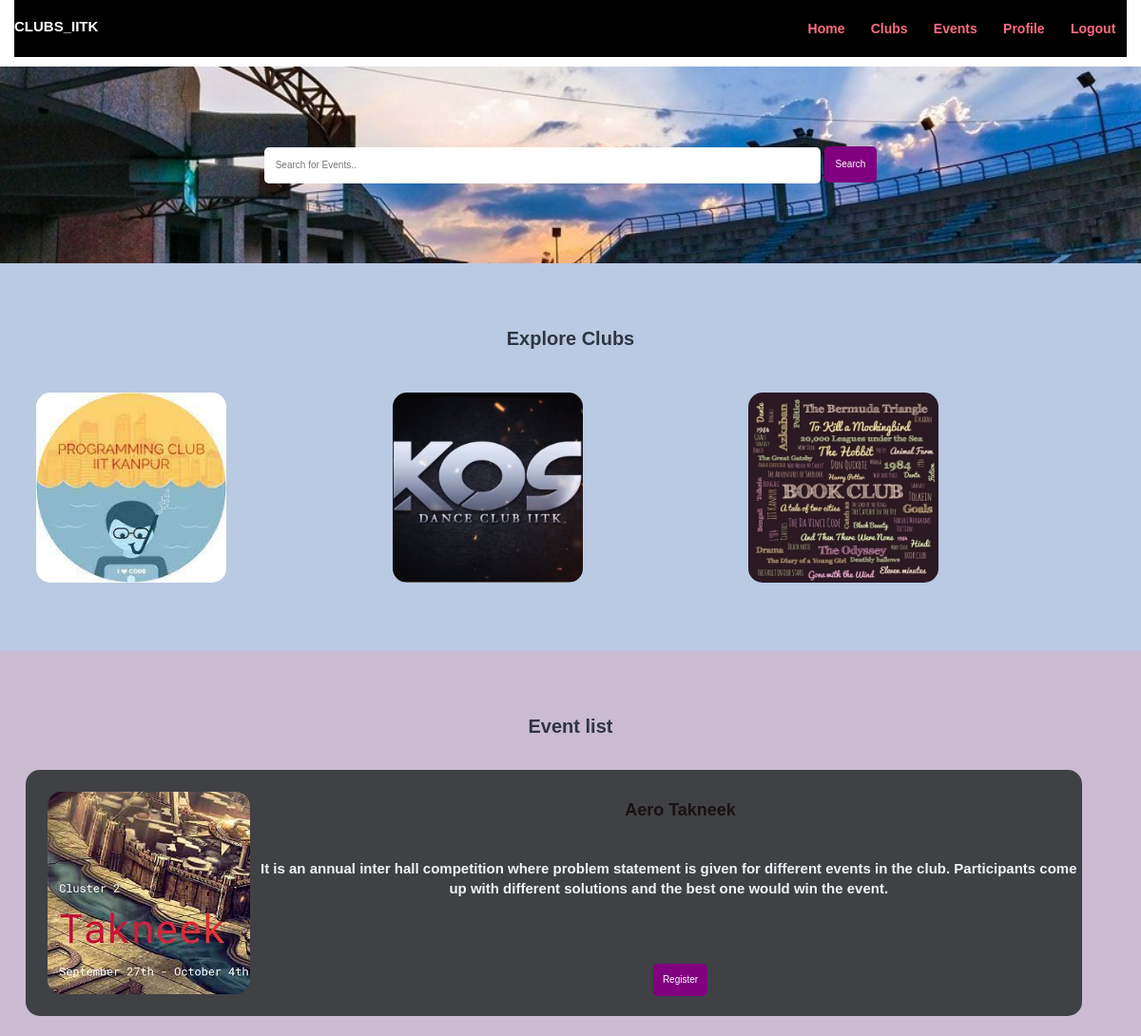
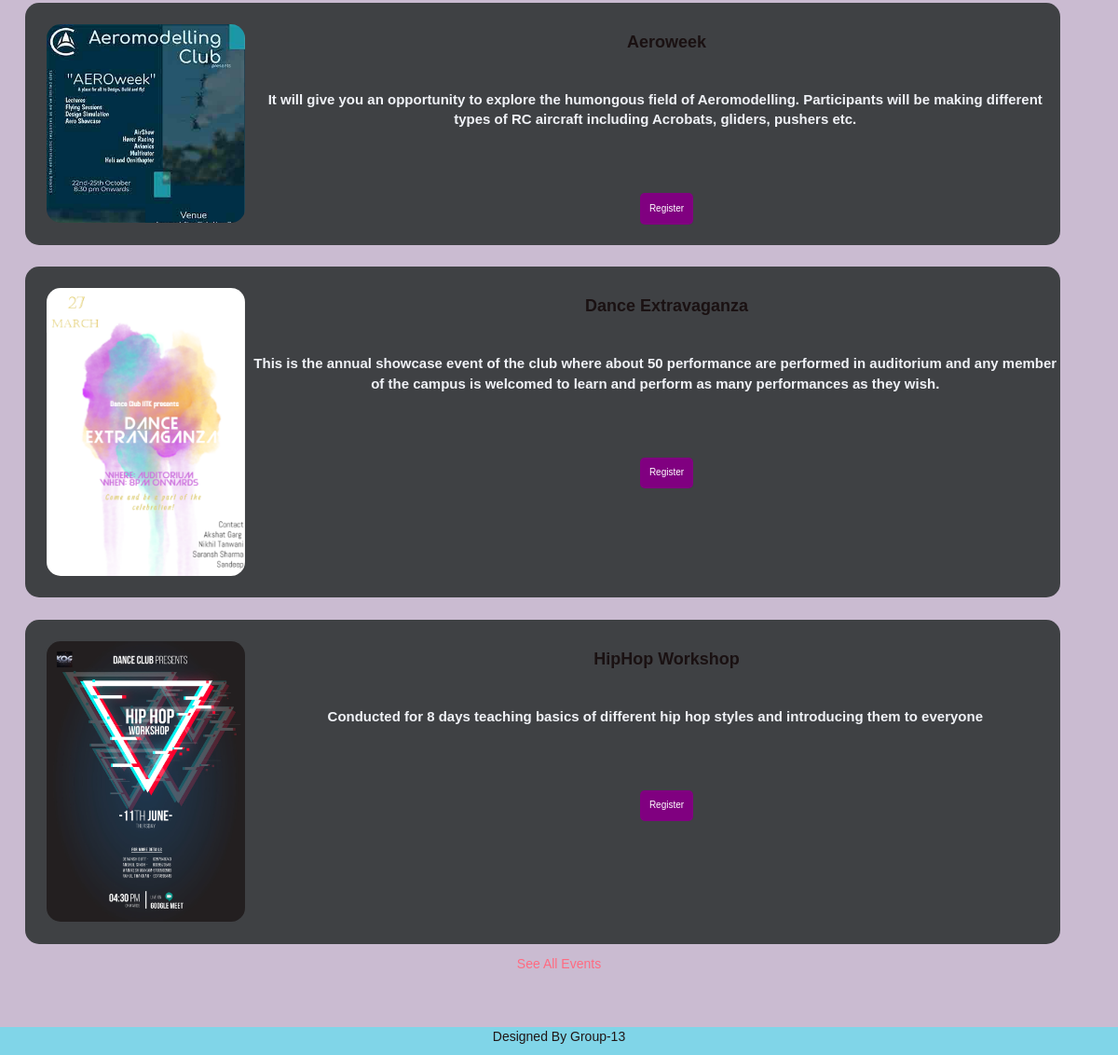
Screenshot of /user/ (signed in) with the database file from the repository (2 pictures, top to bottom).
### tables this page shows
CREATE TABLE `tbl_clubs` (
  `id` int(10) UNSIGNED NOT NULL,
  `title` varchar(100) NOT NULL,
  `image_name` varchar(255) NOT NULL,
  `featured` varchar(10) NOT NULL,
  `active` varchar(10) NOT NULL
);

CREATE TABLE `tbl_events` (
  `id` int(10) UNSIGNED NOT NULL,
  `title` varchar(100) NOT NULL,
  `description` text NOT NULL,
  `image_name` varchar(255) NOT NULL,
  `club_id` int(10) UNSIGNED NOT NULL,
  `featured` varchar(10) NOT NULL,
  `active` varchar(10) NOT NULL
);

### user/index.php (the view, shortened to what this page needs)
<?php include('partials-front/menu.php'); ?>
<section class="event-search text-center">
    <div class="container">
        <form action="<?php echo SITEURL; ?>user/event-search.php" method="POST">
            <input type="search" name="search" placeholder="Search for Events.." required>
            <input type="submit" name="submit" value="Search" class="btn btn-primary">
        </form>
    </div>
</section>
<section class="clubs" style="background-color:#bacae3">
    <div class="container">
        <h2 class="text-center"><b>Explore Clubs</b></h2>
        <?php
            $sql = "SELECT * FROM tbl_clubs WHERE active='Yes' AND featured='Yes' LIMIT 3";
            $res = mysqli_query($conn, $sql);
            $count = mysqli_num_rows($res);
            if($count>0)
            {
                while($row=mysqli_fetch_assoc($res))
                {
                    $id = $row['id'];
                    $image_name = $row['image_name'];
                    ?>
                    <a href="<?php echo SITEURL; ?>user/club-events.php?club_id=<?php echo $id; ?>">
                        <div class="box-3 float-container">
                            <?php
                                if($image_name=="")
                                {
                                    echo "<div class='error'>Image not Available</div>";
                                }
                                else
                                {
                                    ?>
                                    <img style="height:200px;width:200px"src="<?php echo SITEURL; ?>images/clubs/<?php echo $image_name; ?>" alt="Pizza" class="img-responsive img-curve">
                                    <?php
                                }
                            ?>
                        </div>
                    </a>
                    <?php
                }
            }
            else
            {
                echo "<div class='error'>Club not Added.</div>";
            }
        ?>
    </div>
</section>
<section class="event-menu">
    <div class="container">
        <h2 class="text-center"><b>Event list</b></h2>
        <?php
        $sql2 = "SELECT * FROM tbl_events WHERE active='Yes' AND featured='Yes' LIMIT 4";
        $res2 = mysqli_query($conn, $sql2);
        $count2 = mysqli_num_rows($res2);
        if($count2>0)
        {
            while($row=mysqli_fetch_assoc($res2))
            {
                $id = $row['id'];
                $title = $row['title'];
                $description = $row['description'];
                $image_name = $row['image_name'];
                ?>
        <div class="event-menu-box d-flex flex-row">
          <div class="event-menu-img">
              <?php
                if($image_name=="")
                {
                         echo "<div class='error'>Image not Available.</div>";
                }
                else
                {
                       ?>
                      <img src="<?php echo SITEURL; ?>images/events/<?php echo $image_name; ?>" alt="Event.jpg" class="img-responsive img-curve">
                      <?php
                }
              ?>
          </div>
         <div class="event-menu-desc d-flex flex-column">
                    <div >
                     <h4 class = "text-center event-heading"><b><?php echo $title; ?></b></h4>
                      <p class="event-detail text-center">
                           <?php echo $description; ?>
                       </p>
                    </div>
                    <br>
                   <div class="text-center justify-content-end reg-button" style="margin-bottom:-50px">
                    <a href="<?php echo SITEURL; ?>user/reg.php?event_id=<?php echo $id; ?>" class="btn btn-primary text-center reg-button">Register</a>
                 </div>
         </div>
        </div>
                <?php
            }
        }
        else
        {
            echo "<div class='error'>Events not available.</div>";
        }
        ?>
    </div>
    <p class="text-center">
        <a href="http://localhost/CLUBS_IITK/user/events.php">See All Events</a>
    </p>
</section>
<?php include('partials-front/footer.php'); ?>

### css/style.css (style rules this page uses)
* { margin: 0; padding: 0; font-family: Arial, Helvetica, sans-serif; }
.container { margin: 0 auto; padding: 0%; }
.img-responsive { width: 100%; }
.img-curve { border-radius: 15px; }
.text-center { text-align: center; }
a { color: #ff6b81; text-decoration: none; }
.btn { padding: 1%; border: none; font-size: 1rem; border-radius: 5px; }
.btn-primary { background-color: #ff6b81; color: white; cursor: pointer; }
h2 { color: #2f3542; font-size: 2rem; margin-bottom: 2%; }
.float-container { position: relative; }
.event-search { background-image: url(../images/oat-2.jpg); background-size: cover; background-repeat: no-repeat; background-position: center; padding: 7% 0; }
.event-search input[type="search"] { width: 50%; padding: 1%; font-size: 1rem; border: none; border-radius: 5px; }
.clubs { padding: 4% 0; }
.box-3 { width: 28%; float: left; margin: 2%; }
.event-menu { background-color: #cabbd1; padding: 4% 0; }
.event-menu-box { width: 95%; margin: 1%; padding: 2%; float: left; background-color: rgb(63, 65, 68); border-radius: 15px; }
.event-menu-img { width: 20%; float: left; }
.event-menu-desc { width: 90%; color: #1a1112; margin-left: 15%; font-size: 2rem; font-weight: 600; }
.event-detail { font-size: 1.5rem; color: #f0f2f7; margin-left: 3%; padding: 30px; }

### user/index.php (style rules this page uses)
.btn-primary { background-color: purple; font-color: green; }

### rows the page displays
tbl_clubs: image_name (picture)
tbl_clubs: image_name (picture)
tbl_clubs: image_name (picture)
tbl_events: image_name (picture), title "Aero Takneek", description "It is an annual inter hall competition where problem statement is given for different events in the club. Participants come up with different solutions and the best one would win the event."
tbl_events: image_name (picture), title "Aeroweek", description "It will give you an opportunity to explore the humongous field of Aeromodelling. Participants will be making different types of RC aircraft including Acrobats, gliders, pushers etc."
tbl_events: image_name (picture), title "Dance Extravaganza", description "This is the annual showcase event of the club where about 50 performance are performed in auditorium and any member of the campus is welcomed to learn and perform as many performances as they wish."
tbl_events: image_name (picture), title "HipHop Workshop", description "Conducted for 8 days teaching basics of different hip hop styles and introducing them to everyone"
